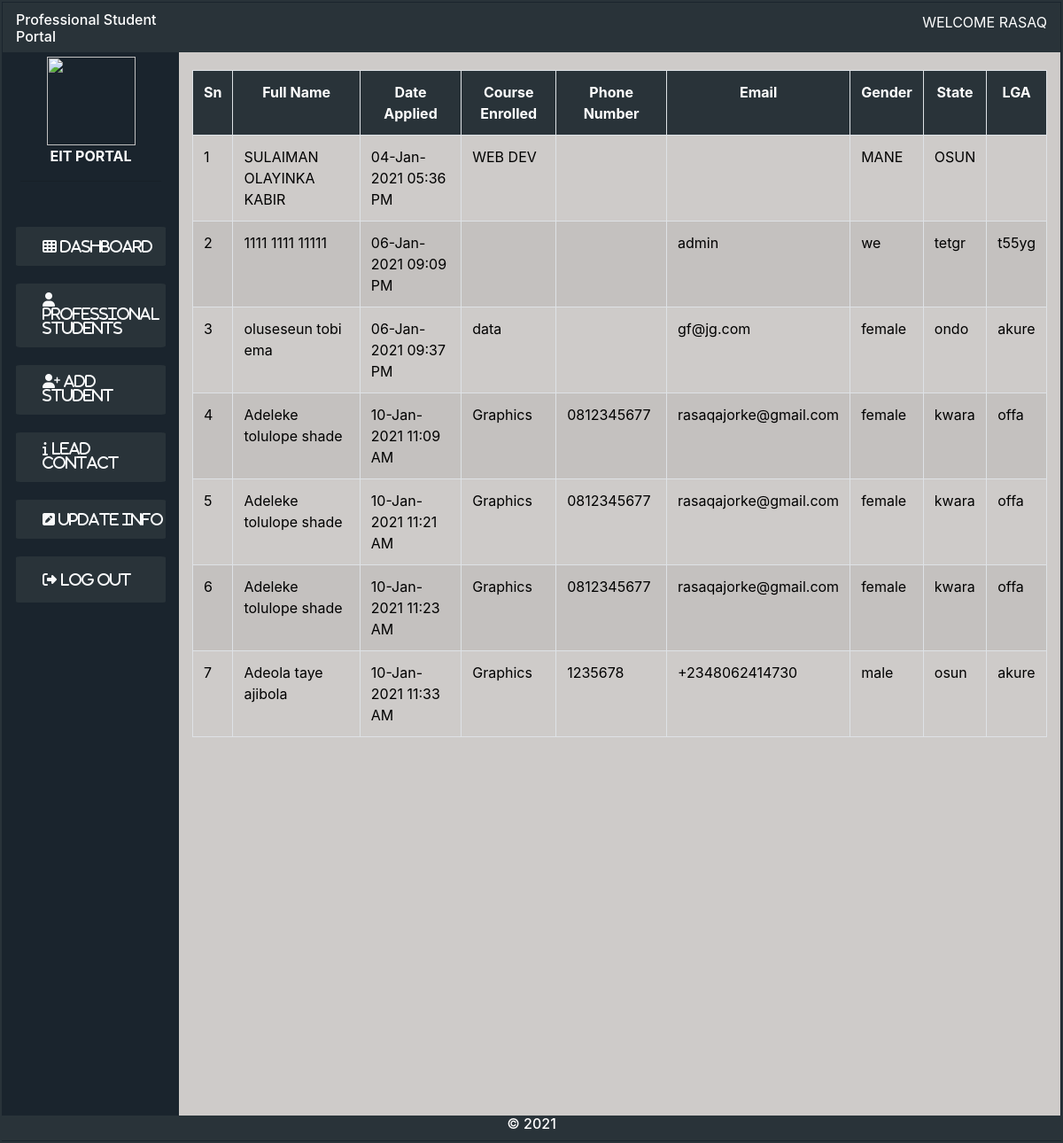
Screenshot of /lead-contact.php (signed in) with the database file from the repository.
### tables this page shows
CREATE TABLE `prospective_prof` (
  `id` int(11) NOT NULL,
  `mode_of_entry` varchar(255) NOT NULL,
  `surname` varchar(255) NOT NULL,
  `firstname` varchar(255) NOT NULL,
  `middlename` varchar(255) NOT NULL,
  `timestamp` timestamp NULL DEFAULT CURRENT_TIMESTAMP,
  `state` varchar(255) NOT NULL,
  `local_govt` varchar(255) NOT NULL,
  `gender` varchar(255) NOT NULL,
  `phone_no` varchar(255) NOT NULL,
  `email` varchar(255) NOT NULL,
  `password` varchar(255) NOT NULL,
  `course` varchar(255) NOT NULL,
  `doc_name` varchar(255) DEFAULT NULL,
  `application_status` int(11) NOT NULL DEFAULT '0',
  `home_address` varchar(255) DEFAULT NULL,
  `schedule_status` int(11) NOT NULL DEFAULT '0',
  `admission_approval` int(11) NOT NULL DEFAULT '0',
  `admission_time` varchar(255) DEFAULT NULL,
  `status` text,
  `start_date` timestamp(6) NULL DEFAULT CURRENT_TIMESTAMP(6)
);

### lead-contact.php (the view, shortened to what this page needs)
<?php
include('connect.php');
?>
<!DOCTYPE html>
<html lang="en">
<head>
<link rel="stylesheet" href="bootstrap/css/bootstrap.css">
<link rel="stylesheet" href="fontawesome/css/font-awesome.min.css">
<link rel="stylesheet" href="style.css">
</head>
<body>
<div class="container-fluid  con">
<div class="container-fluid ">
  <div class="row">
    <div class="container-fluid head  col-2">
     <div class="date"><h6>Professional Student Portal</h6></div>
    </div>
    <div class="container-fluid head col-10">
  <div class="header_right">
    <p "> <?php echo "WELCOME ".($_SESSION['username']);?> </p>
    </div>
    </div>
  </div>
  <div class="row ">
    <div class="col-2 side">
      <div class="header_left text-center">
        <img src="img/eit.png" height="100" width="100"><br>
        <span style="font-weight: bold;">EIT PORTAL</span>
     <hr>
      </div>
                 <ul class="navbar-nav">
                  <li class="nav-item nav_item"> <a href="index.php" class="nav-link ">
                       <i class="fa fa-th text-light">
                       <span class="text-light" >Dashboard</span></i>
                   </a> </li>
                   <li class="nav-item nav_item"> <a href="professional-students.php" class="nav-link">
                       <i class="fa fa-user text-light">
                       <span class="text-light">Professional Students</span></i>
                   </a></li>
                   <li class="nav-item nav_item"><a href="add-prof.php" class="nav-link">
                       <i class="fa fa-user-plus text-light">
                       <span class="text-light">Add Student</span> </i>
                   </a></li>
                   <li class="nav-item nav_item"> <a href="lead-contact.php" class="nav-link">
                       <i class="fa fa-info text-light">
                       <span class="text-light">Lead Contact</span></i>
                   </a></li>
                   <li class="nav-item nav_item"> <a href="update-info.php" class="nav-link">
                       <i class="fa fa-pencil-square text-light">
                       <span class="text-light">Update Info</span></i>
                   </a></li>
                   <li class="nav-item nav_item"><a href="logout.php" class="nav-link">
                       <i class="fa fa-sign-out nav-link text-light">
                       <span class="text-light">Log Out</span></i>
                   </a></li>
                   </div>
    <div class="col-10 content">
    <table class="table table-striped table-bordered" border="1" cellpadding="5" cellspacing="1" >
                        <tr style='color: white; background-color: rgb(41, 51, 57);' class='text-center'>
                            <th>Sn</th>
                            <th>Full Name</th>
                            <th>Date Applied</th>
                            <th>Course Enrolled</th>
                             <th>Phone Number</th>
                            <th>Email</th>
                            <th>Gender</th>
                            <th>State</th>
                            <th>LGA</th>
                        </tr>
             <?php
                  $query = "SELECT * FROM prospective_prof where application_status='0'";
                    $counter=0;
                  if ($result = $conn->query($query)) {
                                while ($row = $result->fetch_assoc()) {
                                    $surname = $row["surname"];
                                    $course = $row["course"];
                                    $firstname = $row["firstname"];
                                    $middlename = $row["middlename"];
                                    $phone_no = $row["phone_no"];
                                    $email = $row["email"];
                                    $timestamp = $row["timestamp"];
                                    $gender = $row["gender"];
                                    $state = $row["state"];
                                    $local_govt = $row["local_govt"];
                                    $apply=strtotime("$timestamp");
                                    $apply_date= date(" d-M-Y h:i A", $apply) ;
                                    $counter +=1;
                                    echo
                                    "<tr style='color: black;' class='row_hover'>
                                    <td>$counter</td>
                                    <td>$surname $firstname $middlename</td>
                                    <td>$apply_date </td>
                                    <td>$course</td>
                                    <td>$phone_no</td>
                                    <td>$email</td>
                                    <td>$gender</td>
                                    <td>$state</td>
                                    <td>$local_govt</td>
                                        </tr>";
                                }
                                }
                                    echo " </table> ";
                    ?>
    </div>
    </div>
  </div>
  <div class="row">
    <div class="container-fluid foot text-center">
      <h6>&copy; <?php echo date('Y') ?></h6>
    </div>
  </div>
</div>
</body>
</html>

### style.css (style rules this page uses)
:root { --body-font: 'Nunito', sans-serif; }
body { padding: 0px; background-color:rgb(26, 36, 45); }
.con { border: 2px solid rgb(41, 51, 57); padding: 1px; }
.head { background-color:rgb(41, 51, 57); color: white; }
.foot { background-color:rgb(41, 51, 57); color: white; }
.side { background-color:rgb(26, 36, 45); color: white; height: 150vh; }
.date { margin-top: 10px; }
.header_right { float: right; margin-top: 10px; }
.header_left { margin: 5px; }
.nav_item { background-color:rgb(41, 51, 57); padding: 2px 2px 2px 30px; text-align: left; width: 100%; border-radius: 3%; margin-bottom: 20px; color: rgb(233, 248, 248); }
table { margin-top: 20px; }
.navbar-nav { margin-top: 30%; }
.content { background-color: rgb(206, 203, 201); }

### rows the page displays
prospective_prof: surname "SULAIMAN", firstname "OLAYINKA", middlename "KABIR", timestamp "04-Jan-2021 05:36 PM", course "WEB DEV", gender "MANE", state "OSUN"
prospective_prof: surname "1111", firstname "1111", middlename "11111", timestamp "06-Jan-2021 09:09 PM", email "admin", gender "we", state "tetgr", local_govt "t55yg"
prospective_prof: surname "oluseseun", firstname "tobi", middlename "ema", timestamp "06-Jan-2021 09:37 PM", course "data", email "gf@jg.com", gender "female", state "ondo", local_govt "akure"
prospective_prof: surname "Adeleke", firstname "tolulope", middlename "shade", timestamp "10-Jan-2021 11:09 AM", course "Graphics", phone_no "0812345677", email "rasaqajorke@gmail.com", gender "female", state "kwara", local_govt "offa"
prospective_prof: surname "Adeleke", firstname "tolulope", middlename "shade", timestamp "10-Jan-2021 11:21 AM", course "Graphics", phone_no "0812345677", email "rasaqajorke@gmail.com", gender "female", state "kwara", local_govt "offa"
prospective_prof: surname "Adeleke", firstname "tolulope", middlename "shade", timestamp "10-Jan-2021 11:23 AM", course "Graphics", phone_no "0812345677", email "rasaqajorke@gmail.com", gender "female", state "kwara", local_govt "offa"
prospective_prof: surname "Adeola", firstname "taye", middlename "ajibola", timestamp "10-Jan-2021 11:33 AM", course "Graphics", phone_no "1235678", email "+2348062414730", gender "male", state "osun", local_govt "akure"

### other values shown
$_SESSION['username'] "RASAQ"
